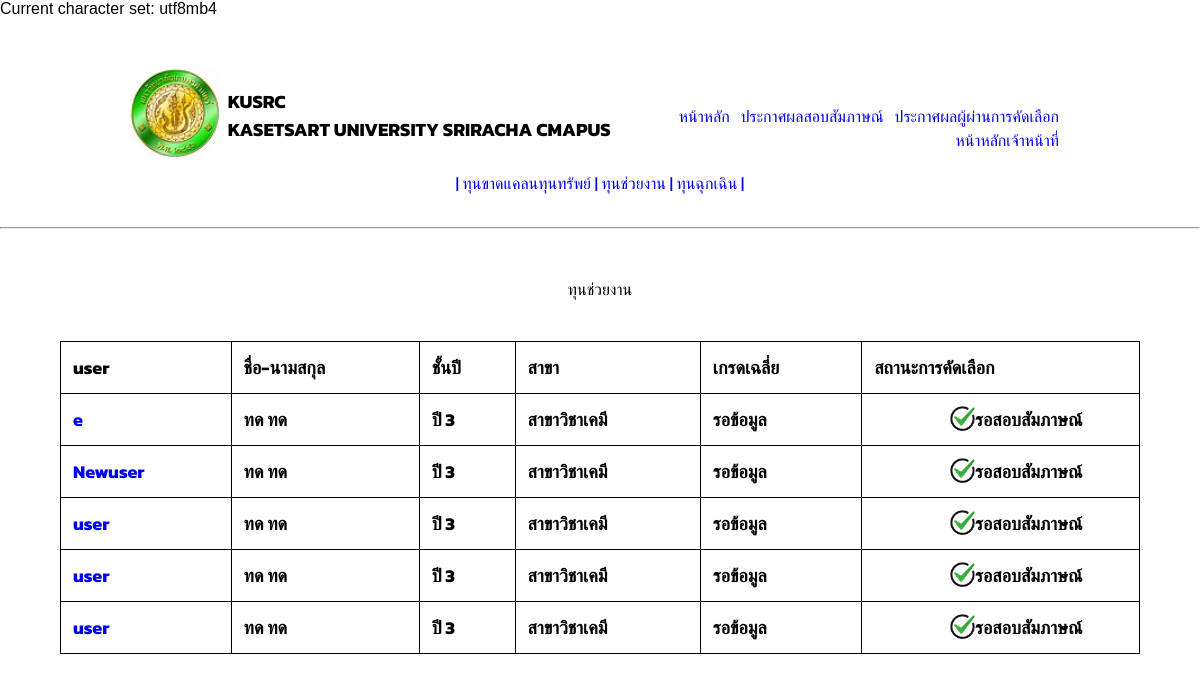
The app's page /result.php?table=work with its own data.
### tables this page shows
CREATE TABLE `work` (
  `id` int(11) NOT NULL,
  `user` varchar(405) DEFAULT NULL,
  `nisitidcard_path` varchar(405) DEFAULT NULL,
  `gpa_path` varchar(405) DEFAULT NULL,
  `study_path` varchar(405) DEFAULT NULL,
  `bank_path` varchar(400) DEFAULT NULL,
  `time` varchar(405) DEFAULT NULL,
  `unix` varchar(45) DEFAULT NULL,
  `keep` varchar(4005) DEFAULT NULL,
  `status` varchar(45) DEFAULT NULL,
  `status2` varchar(500) DEFAULT NULL,
  `status3` varchar(500) DEFAULT NULL,
  `status4` varchar(500) DEFAULT NULL,
  `moneypath` varchar(500) DEFAULT NULL,
  `evaluatepath` varchar(555) DEFAULT NULL,
  `teachername` varchar(555) DEFAULT NULL,
  `status5` varchar(500) DEFAULT NULL,
  `status6` varchar(500) DEFAULT NULL
);

CREATE TABLE `nisit` (
  `id` int(11) NOT NULL,
  `user` varchar(45) DEFAULT NULL,
  `pass` varchar(45) DEFAULT NULL,
  `name` varchar(45) DEFAULT NULL,
  `tel` varchar(45) DEFAULT NULL,
  `status` varchar(45) DEFAULT NULL,
  `thainame` varchar(45) DEFAULT NULL,
  `thaisurname` varchar(45) DEFAULT NULL,
  `engname` varchar(45) DEFAULT NULL,
  `engsurname` varchar(45) DEFAULT NULL,
  `nisitid` varchar(45) DEFAULT NULL,
  `year` varchar(45) DEFAULT NULL,
  `sec` varchar(45) DEFAULT NULL,
  `email` varchar(45) DEFAULT NULL,
  `line` varchar(45) DEFAULT NULL,
  `thaiprename` varchar(45) DEFAULT NULL,
  `engprename` varchar(45) DEFAULT NULL,
  `keep` varchar(5000) DEFAULT NULL
);

### result.php (the view, shortened to what this page needs)
<!DOCTYPE html>
<html lang="en">
<?php
include "./connectDb.php";
include "./Nisit/resource/navIndex.php";
$table = 'tunasup';
if ($_REQUEST['table']) {
    $table = $_REQUEST['table'];
}
?>
<head>
    <link rel="stylesheet" href="http:\\localhost\Intern\Nisit\resource\css.css">
    <link rel="stylesheet" type="text/css" href="https://cdn.datatables.net/1.11.3/css/jquery.dataTables.css">
</head>
<body>
    <div>
        <div style="margin: auto;width: 50%;text-align: center;">
            <a href="http://localhost/Intern/result.php?table=tunasup">| ทุนขาดแคลนทุนทรัพย์ |</a>
            <a href="http://localhost/Intern/result.php?table=work"> ทุนช่วยงาน |</a>
            <a href="http://localhost/Intern/result.php?table=emergency"> ทุนฉุกเฉิน |</a>
        </div>
        <br>
        <hr>
        <br>
        <?php
        if ($table == 'work') {
            echo ("<p style='text-align: center'>ทุนช่วยงาน</p><br>");
        } elseif ($table == 'tunasup') {
            echo ("<p style='text-align: center'>ทุนขาดแคลนทุนทรัพย์</p><br>");
        } elseif ($table == 'emergency') {
            echo ("<p style='text-align: center'>ทุนฉุกเฉิน</p><br>");
        }
        ?>
        <table id="myTable" class="display" style="width:90%;text-align:center;margin-left:auto;margin-right:auto;  border-collapse: collapse;  border: 1px solid black; ">
            <?php
            if ($table == 'tunasup') {
                echo ('
                <tr>
                    <th class="header">user</th>
                    <th class="header">ชื่อ-นามสกุล</th>
                    <th class="header">ชั้นปี</th>
                    <th class="header">สาขา</th>
                    <th class="header">เกรดเฉลี่ย</th>
                    <th>สถานะการคัดเลือก</th>
                </tr>');
            } elseif ($table == 'work') {
                echo ('
                <tr>
                    <th>user</th>
                    <th>ชื่อ-นามสกุล</th>
                    <th>ชั้นปี</th>
                    <th>สาขา</th>
                    <th>เกรดเฉลี่ย</th>
                    <th>สถานะการคัดเลือก</th>
                </tr>
                ');
            }
            $sql = "SELECT * FROM $table where status2 = 'true' order by user ";
            $result = $conn->query($sql);
            while ($row = $result->fetch_assoc()) {
                echo "<tr>";
                if ($table == 'work') {
                    echo "<th><a href='http://localhost/Intern/show.php?tunname=work&id= " . $row['id'] . " &user=" . $row['user'] . "&time=" . $row['time'] . "'>" . $row['user'] . "</a></th>";
                    $Dsql = "SELECT * FROM nisit  ";
                    $resultUser = $conn->query($Dsql);
                    $Fuser = $resultUser->fetch_assoc();
                    echo ('<th>' . $Fuser['thainame'] . " " . $Fuser['thaisurname'] . '</th>');
                    echo ('<th>' . $Fuser['year'] . '</th>');
                    echo ('<th>' . $Fuser['sec'] . '</th>');
                    $regis = explode("|", $Fuser['keep']);
                    if ($regis[15]) {
                        echo ('<th>' . $regis[15] . '</th>');
                    } else {
                        echo ('<th>รอข้อมูล</th>');
                    }
                    if ($row['status']) {
                        echo "<th> รอสอบสัมภาษณ์<img class='centerimages' src='http://localhost/Intern/Nisit/resource/yes.png'  width='25' height='25'></th>";
                    } else {
                        echo "<th> ไม่ผ่านคัดเลือก<img class='centerimages' src='http://localhost/Intern/Nisit/resource/no.png'   width='25' height='25'></th>";
                    }
                }
                echo "</tr>";
            }
            ?>
        </table>
    </div>
</body>
</html>

### connectDb.php (shortened to what this page needs)
<?php
$servername = "127.0.0.1";
$username = "root";
$password = "";
$db = "interndb";
$conn = new mysqli($servername, $username, $password,$db);
if (!$conn->set_charset("utf8")) {
    printf("Error loading character set utf8: %s\n", $conn->error);
} else {
    printf("Current character set: %s\n", $conn->character_set_name());
}
?>

### Nisit/resource/navIndex.php (shortened to what this page needs)
<div style="padding-top: 50px;" class="wraper">
    <img src="http://localhost\Intern\Nisit\resource\logo.png" height="90" width="90" />
    <h3>&nbsp;&nbsp;KUSRC<br>&nbsp;&nbsp;KASETSART UNIVERSITY SRIRACHA CMAPUS</h3>
    <a href="http://localhost/Intern/result2.php" class="toright">ประกาศผลผู้ผ่านการคัดเลือก &nbsp;&nbsp;</a>
    <a href="http://localhost/Intern/result.php" class="toright">ประกาศผลสอบสัมภาษณ์ &nbsp;&nbsp;</a>
    <a href="http://localhost/Intern" class="toright">หน้าหลัก &nbsp;&nbsp;</a>
    <a href="http://localhost/Intern/staff" class="toright">หน้าหลักเจ้าหน้าที่ &nbsp;&nbsp;</a>
</div>

### Nisit/resource/css.css (style rules this page uses)
#myTable { border-collapse: collapse; width: 100%; border: 1px solid #ddd; font-size: 18px; }
#myTable th, #myTable td { text-align: left; padding: 12px; }
#myTable tr { border-bottom: 1px solid #ddd; }
* { font-family: 'Kanit', sans-serif; }
table, th, td { border: 1px solid black !important; }
th { cursor: pointer !important; }
* { box-sizing: border-box; }
body { font-family: Arial, Helvetica, sans-serif; }
hr { color: black; }
body, html { height: 100% !important; margin: 0 !important; background-color: white; }

### Nisit/resource/navIndex.php (style rules this page uses)
img { float: left; }
h3 { float: left; }
a { text-decoration: none !important; }
.wraper { margin: auto; width: 80%; padding: 10px; height: fit-content; overflow: hidden; }
.toright { margin: 0; position: relative; top: 36px; float: right; }

### result.php (style rules this page uses)
.centerimages { margin-left: 30%; margin-right: auto; }

### records on screen
work: user "e", nisit.thainame "ทด", nisit.thaisurname "ทด", nisit.year "ปี 3", nisit.sec "สาขาวิชาเคมี"
work: user "Newuser", nisit.thainame "ทด", nisit.thaisurname "ทด", nisit.year "ปี 3", nisit.sec "สาขาวิชาเคมี"
work: user "user", nisit.thainame "ทด", nisit.thaisurname "ทด", nisit.year "ปี 3", nisit.sec "สาขาวิชาเคมี"
work: user "user", nisit.thainame "ทด", nisit.thaisurname "ทด", nisit.year "ปี 3", nisit.sec "สาขาวิชาเคมี"
work: user "user", nisit.thainame "ทด", nisit.thaisurname "ทด", nisit.year "ปี 3", nisit.sec "สาขาวิชาเคมี"

### other values on screen
$conn->character_set_name() "utf8mb4"
